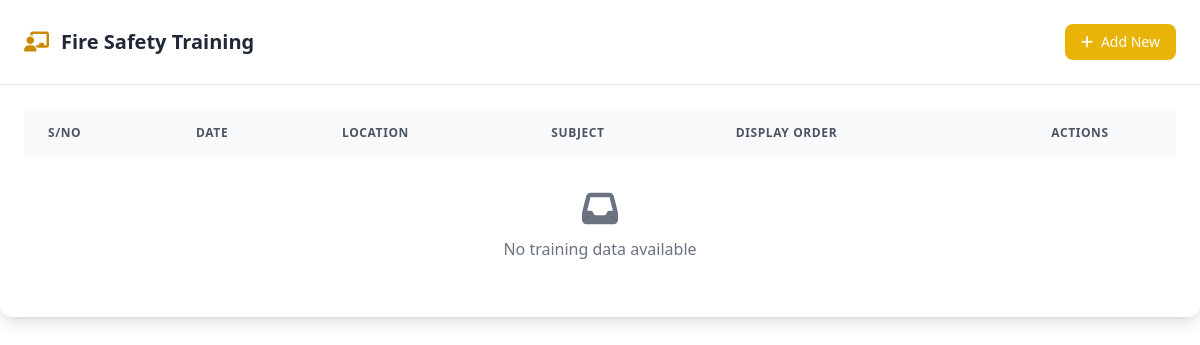
Before: /admin/firesafety/training.php (signed in) with the older database file.
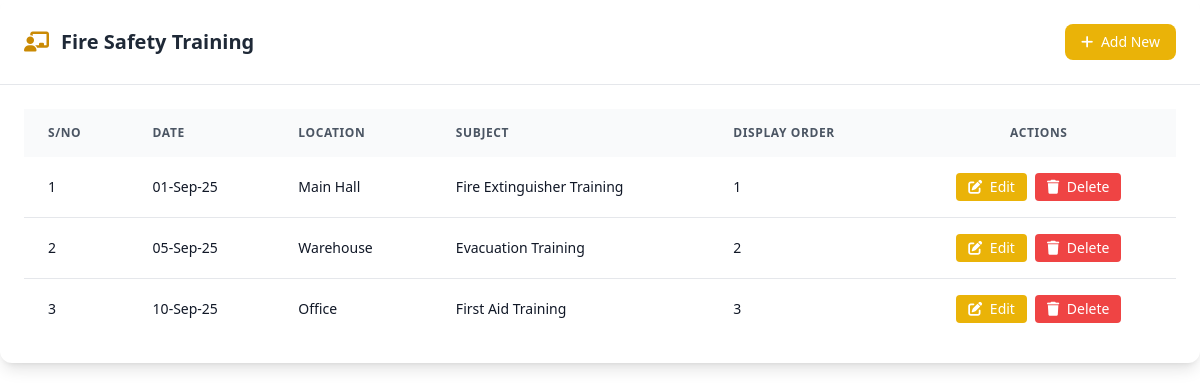
After: the same page with the newer database file.
### tables this page shows
CREATE TABLE fire_safety_training (
    id INT AUTO_INCREMENT PRIMARY KEY,
    serial_number INT NOT NULL,
    training_date DATE NOT NULL,
    location VARCHAR(255) NOT NULL,
    subject VARCHAR(255) NOT NULL,
    display_order INT DEFAULT 0,
    is_active TINYINT(1) DEFAULT 1
);

### admin/firesafety/training.php (the view, shortened to what this page needs)
<?php
require_once '../../config/database.php';
$data = null;
$action = isset($_GET['action']) ? $_GET['action'] : 'list';
$query = "SELECT * FROM fire_safety_training WHERE is_active = 1 ORDER BY display_order, training_date DESC";
$result = mysqli_query($conn, $query);
$training_data = [];
while ($row = mysqli_fetch_assoc($result)) {
    $training_data[] = $row;
}
?>
<!DOCTYPE html>
<html lang="id">
<head>
    <script src="https://cdn.tailwindcss.com"></script>
    <link rel="stylesheet" href="https://cdnjs.cloudflare.com/ajax/libs/font-awesome/6.4.0/css/all.min.css">
</head>
<body>
<div class="bg-white rounded-xl shadow-lg overflow-hidden mb-8">
    <div class="p-6 border-b border-gray-200">
        <div class="flex items-center justify-between">
            <h2 class="text-xl font-bold text-gray-800 flex items-center">
                <i class="fas fa-chalkboard-teacher text-yellow-600 mr-3"></i>
                Fire Safety Training
            </h2>
            <?php if ($action == 'create' || $action == 'edit'): ?>
                <a href="training.php" class="bg-gray-500 hover:bg-gray-600 text-white px-4 py-2 rounded-lg text-sm font-medium transition-colors duration-200">
                    <i class="fas fa-arrow-left mr-1"></i> Kembali
                </a>
            <?php else: ?>
                <a href="training.php?action=create" class="bg-yellow-500 hover:bg-yellow-600 text-white px-4 py-2 rounded-lg text-sm font-medium transition-colors duration-200">
                    <i class="fas fa-plus mr-1"></i> Add New
                </a>
            <?php endif; ?>
        </div>
    </div>
    <div class="p-6">
        <?php if ($action == 'create' || $action == 'edit'): ?>
            <form method="POST" class="space-y-6">
                <div class="grid grid-cols-1 md:grid-cols-2 gap-6">
                    <div>
                        <label for="serial_number" class="block text-sm font-medium text-gray-700">Serial Number</label>
                        <input type="number" class="mt-1 block w-full rounded-lg border-gray-300 shadow-sm focus:border-yellow-500 focus:ring-yellow-500" id="serial_number" name="serial_number" value="<?= $action == 'edit' ? $data['serial_number'] : '' ?>" required min="1">
                    </div>
                    <div>
                        <label for="training_date" class="block text-sm font-medium text-gray-700">Training Date</label>
                        <input type="date" class="mt-1 block w-full rounded-lg border-gray-300 shadow-sm focus:border-yellow-500 focus:ring-yellow-500" id="training_date" name="training_date" value="<?= $action == 'edit' ? $data['training_date'] : '' ?>" required>
                    </div>
                    <div>
                        <label for="location" class="block text-sm font-medium text-gray-700">Location</label>
                        <input type="text" class="mt-1 block w-full rounded-lg border-gray-300 shadow-sm focus:border-yellow-500 focus:ring-yellow-500" id="location" name="location" value="<?= $action == 'edit' ? htmlspecialchars($data['location']) : '' ?>" required>
                    </div>
                    <div>
                        <label for="subject" class="block text-sm font-medium text-gray-700">Subject</label>
                        <input type="text" class="mt-1 block w-full rounded-lg border-gray-300 shadow-sm focus:border-yellow-500 focus:ring-yellow-500" id="subject" name="subject" value="<?= $action == 'edit' ? htmlspecialchars($data['subject']) : '' ?>" required>
                    </div>
                    <div>
                        <label for="display_order" class="block text-sm font-medium text-gray-700">Display Order</label>
                        <input type="number" class="mt-1 block w-full rounded-lg border-gray-300 shadow-sm focus:border-yellow-500 focus:ring-yellow-500" id="display_order" name="display_order" value="<?= $action == 'edit' ? $data['display_order'] : '0' ?>" min="0">
                    </div>
                    <div class="flex items-center mt-6">
                        <input class="h-4 w-4 text-yellow-500 focus:ring-yellow-500 border-gray-300 rounded" type="checkbox" id="is_active" name="is_active" <?= ($action == 'edit' && $data['is_active']) ? 'checked' : '' ?>>
                        <label class="ml-2 block text-sm text-gray-700" for="is_active">Active</label>
                    </div>
                </div>
                <div class="flex justify-end gap-3 mt-6">
                    <button type="submit" class="bg-yellow-500 hover:bg-yellow-600 text-white px-6 py-2 rounded-lg font-semibold shadow transition-colors duration-200">
                        <i class="fas fa-save mr-1"></i> Save
                    </button>
                    <a href="training.php" class="bg-gray-400 hover:bg-gray-500 text-white px-6 py-2 rounded-lg font-semibold shadow transition-colors duration-200">
                        <i class="fas fa-times mr-1"></i> Cancel
                    </a>
                </div>
            </form>
        <?php else: ?>
            <div class="overflow-x-auto">
                <table class="min-w-full table-auto">
                    <thead class="bg-gray-50">
                        <tr>
                            <th class="px-6 py-4 text-xs font-semibold text-gray-600 uppercase tracking-wider text-left">S/No</th>
                            <th class="px-6 py-4 text-xs font-semibold text-gray-600 uppercase tracking-wider text-left">Date</th>
                            <th class="px-6 py-4 text-xs font-semibold text-gray-600 uppercase tracking-wider text-left">Location</th>
                            <th class="px-6 py-4 text-xs font-semibold text-gray-600 uppercase tracking-wider text-left">Subject</th>
                            <th class="px-6 py-4 text-xs font-semibold text-gray-600 uppercase tracking-wider text-left">Display Order</th>
                            <th class="px-6 py-4 text-xs font-semibold text-gray-600 uppercase tracking-wider text-center">Actions</th>
                        </tr>
                    </thead>
                    <tbody class="divide-y divide-gray-200">
                        <?php if (empty($training_data)): ?>
                            <tr>
                                <td colspan="6" class="px-6 py-8 text-center text-gray-500">
                                    <i class="fas fa-inbox text-4xl mb-2"></i>
                                    <p>No training data available</p>
                                </td>
                            </tr>
                        <?php else: ?>
                            <?php foreach ($training_data as $item): ?>
                                <tr class="hover:bg-gray-50 transition-colors duration-200">
                                    <td class="px-6 py-4 text-sm font-medium text-gray-900"><?= $item['serial_number'] ?></td>
                                    <td class="px-6 py-4 text-sm text-gray-900"><?= date('d-M-y', strtotime($item['training_date'])) ?></td>
                                    <td class="px-6 py-4 text-sm text-gray-900"><?= htmlspecialchars($item['location']) ?></td>
                                    <td class="px-6 py-4 text-sm text-gray-900"><?= htmlspecialchars($item['subject']) ?></td>
                                    <td class="px-6 py-4 text-sm text-gray-900"><?= $item['display_order'] ?></td>
                                    <td class="px-6 py-4 text-center">
                                        <div class="flex items-center justify-center space-x-2">
                                            <a href="training.php?action=edit&id=<?= $item['id'] ?>" class="bg-yellow-500 hover:bg-yellow-600 text-white px-3 py-1 rounded text-sm transition-colors duration-200">
                                                <i class="fas fa-edit mr-1"></i> Edit
                                            </a>
                                            <a href="training.php?action=delete&id=<?= $item['id'] ?>" class="bg-red-500 hover:bg-red-600 text-white px-3 py-1 rounded text-sm transition-colors duration-200" onclick="return confirm('Are you sure you want to delete this item?')">
                                                <i class="fas fa-trash mr-1"></i> Delete
                                            </a>
                                        </div>
                                    </td>
                                </tr>
                            <?php endforeach; ?>
                        <?php endif; ?>
                    </tbody>
                </table>
            </div>
        <?php endif; ?>
    </div>
</div>
</body>
</html>

Changed rows visible on the page:
added fire_safety_training: serial_number "1", training_date "01-Sep-25", location "Main Hall", subject "Fire Extinguisher Training", display_order "1"
added fire_safety_training: serial_number "2", training_date "05-Sep-25", location "Warehouse", subject "Evacuation Training", display_order "2"
added fire_safety_training: serial_number "3", training_date "10-Sep-25", location "Office", subject "First Aid Training", display_order "3"
Other visible differences:
text no longer shown: "No training data available"
